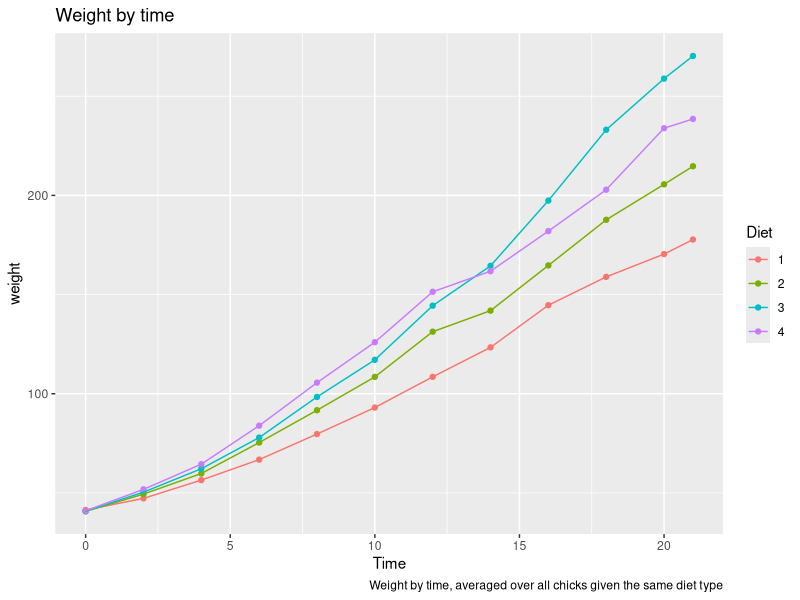
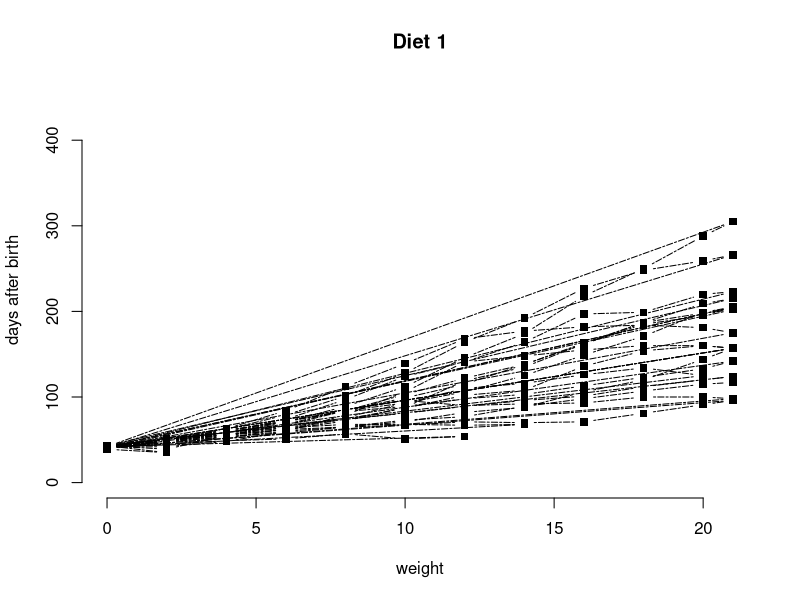
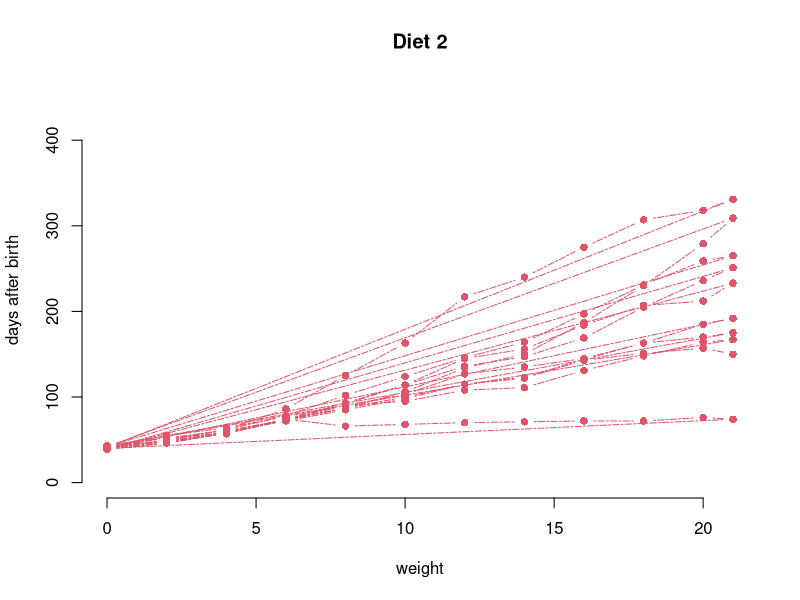
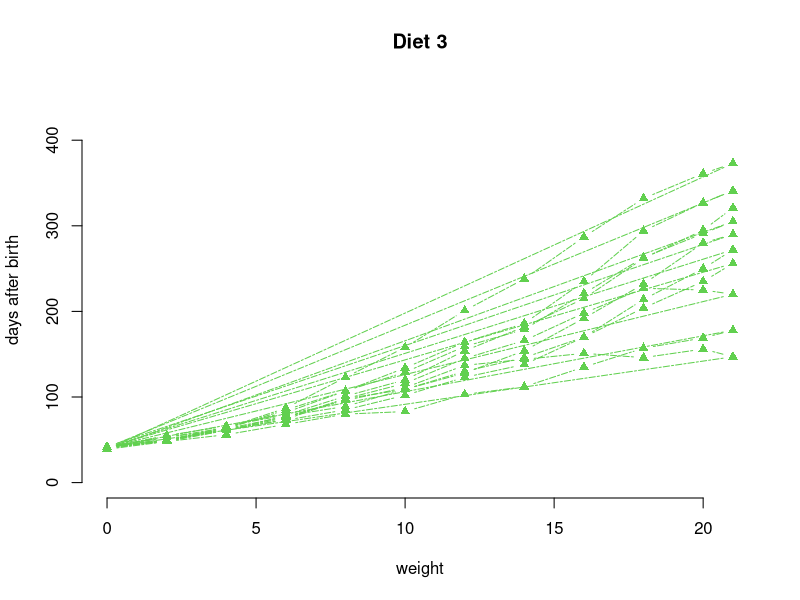
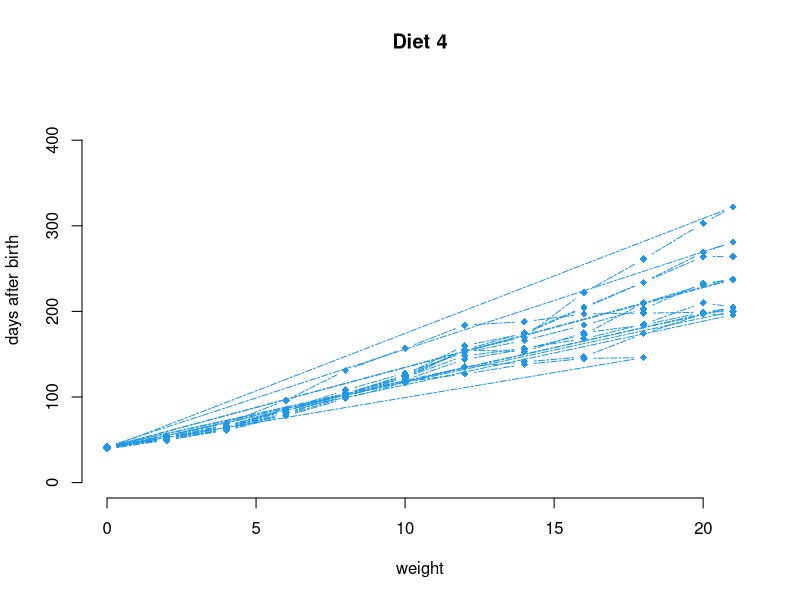

R code for these plots, in order:
## ---- chunk 1
knitr::opts_chunk$set(
  collapse = TRUE,
  comment = "#>"
)
include_solutions <- TRUE
## ---- chunk 2
library(rmarkdown)
library(knitr)
library(kableExtra)
library(magrittr)
library(ggplot2)
# Put any library imports and other preamble here.
## ---- chunk 3

chicks <- ChickWeight
## ---- chunk 4
#| label: tbl-chicks
#| tbl-cap: "Example rows of the ChickWeight Dataset."
kable(head(chicks))
## ---- chunk 5
averaged_chicks <- aggregate(weight ~ Diet + Time , data = chicks, FUN = mean)

#| label: average-chicks-plot
ggplot(averaged_chicks, aes(x = Time, y = weight, color = Diet, group = Diet)) + 
  geom_point() +
  geom_line() + 
  labs(title = "Weight by time",
       caption = "Weight by time, averaged over all chicks given the same diet type")


## ---- chunk 6
#| layout-ncol: 2
#| layout-nrow: 2


for (diet in 1:4){
  chicks_level <- chicks[chicks[,"Diet"] == diet,]
  plot(
    main = paste("Diet" , as.character(diet)),
    x = chicks_level$Time,
    y = chicks_level$weight,
    col = diet,
    pch = 14 + diet,
    type = "b",
    lty = 6,
    lwd = 1,
    bty = "n",
    ylim = c(0,450),
    xlab = "weight",
    ylab = "days after birth"
    
  )
}
